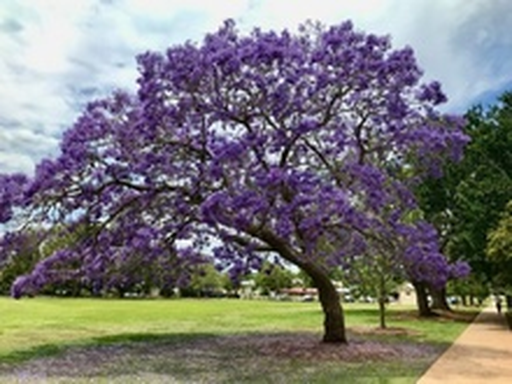
%> input picture cpp proyects/jacaranda.jpg (cropped and resized to the size of MATLAB's example picture), 512 x 384 px, given in place of peppers.png, which was not available
$ octave Practica_7_v2.m   (GNU Octave 9; MATLAB toolbox functions it lacks are replaced by stand-ins)
%> lines starting %> are read from the running program, lines starting %| are printed output that depends on the picture; in (x1, y1, x2, y2) boxes, pixels count from 0 and x2, y2 are one past the last pixel; in counts of white or black regions, pixels touching at a corner belong together; the program's own positions count from 1; pictures that were not available may be replaced by others from this repository, and a replacement may not be noted
close all
warning off all

while(1)
    clc
    clear all
    disp("PRACTICA 7");
    %   LECTURA DE LA IMAGEN
    Imagen = imread('peppers.png');
%> Imagen is the input picture: size 384x512x3 uint8; mean R, G, B 122.9, 121, 120.2
    Imagen = rgb2gray(Imagen);
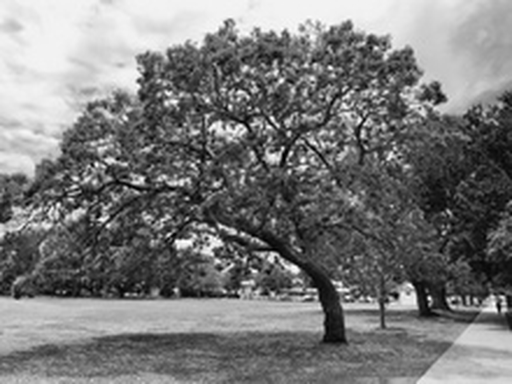
%> Imagen: size 384x512 uint8; min 0, max 255, mean 121.5
    % [4 lines of commented-out code are left out]
    min=256;
    max=0;

    %   CLASIFICACIÓN Y PREDICCIÓN
    [Filas, Columnas] = size(Imagen);
%> Filas = 384; Columnas = 512
    Imagen_Generada = zeros(Filas, Columnas);

    for IteradorFilas = 1: 9: Filas
        Imagen_Generada(IteradorFilas, :) = Imagen(IteradorFilas, :);
    end
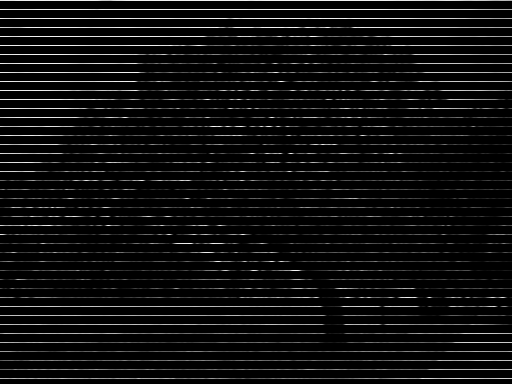
%> Imagen_Generada: size 384x512 double; min 0, max 254, mean 13.8

    for IteradorColumnas = 1: 9: Columnas
        Imagen_Generada(:, IteradorColumnas) = Imagen(:, IteradorColumnas);
    end
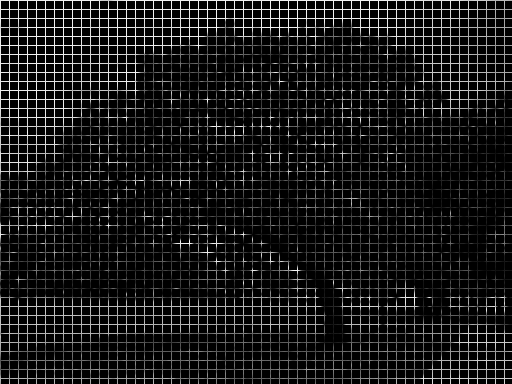
%> Imagen_Generada: size 384x512 double; 9.89% of pixels changed, all inside (x1, y1, x2, y2) = (0, 1, 505, 384)

    i = 2;
    j = 2;
    for Filas_Interior = 9: 9: Filas
        for Iterador_Columnas = 9: 9: Columnas
            i = 2 + Filas_Interior - 9;
            for i = i: 2: Filas_Interior
                j = 2 + Iterador_Columnas - 9;
                for j = j: 2: Iterador_Columnas

                    if ((i < Filas_Interior) && (j < Iterador_Columnas))
                        b1 = double(double((Imagen_Generada(i - 1, j - 1)) + double(Imagen_Generada(i - 1, j)) + double(Imagen_Generada(i - 1, j + 1)) + double(Imagen_Generada(i, j - 1)) + double(Imagen_Generada(i + 1, j - 1))) / 5);
                        b2 = double((Imagen_Generada(i - 1, j) + Imagen_Generada(i - 1, j + 1) + int64(b1)) / 3);
                        b3 = double((Imagen_Generada(i, j - 1) + Imagen_Generada(i + 1, j - 1) + int64(b1) + int64(b2)) / 4); %[Imagen_Generada(i + 1, j - 1)]
                        b4 = double((int64(b1) + int64(b2) + int64(b3)) / 3);

                        Imagen_Generada(i, j) = int64(b1);
                        Imagen_Generada(i, j + 1) = int64(b2);
                        Imagen_Generada(i + 1, j) = int64(b3);
                        Imagen_Generada(i + 1, j + 1) = int64(b4);
                    end
                end
            end
        end
    end
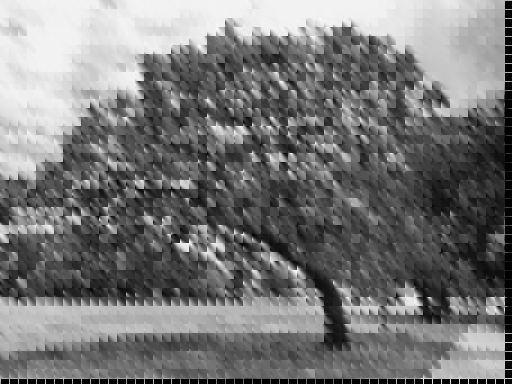
%> Imagen_Generada: size 384x512 double; min 0, max 255, mean 119.7
%> after the loop, b1 = 185.2; b2 = 186; b3 = 185; b4 = 185

    % figure(2)
    % imshow(uint8(Imagen_Generada));
    % title('Imagen generada (P)')
    Imagen_Restada = (double(Imagen) - Imagen_Generada);
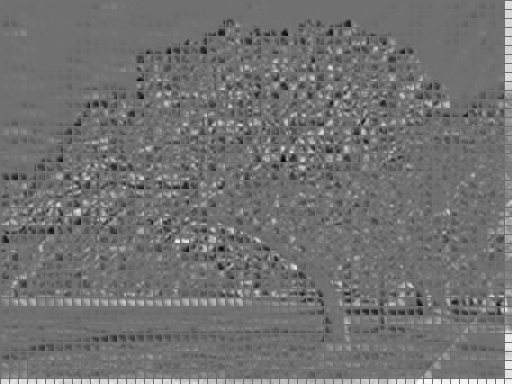
%> Imagen_Restada: size 384x512 double; min -185, max 233, mean 1.8; drawn with min black and max white
    Imagen_Mostrar = Imagen_Restada;

    for i = 1: Filas
        for j = 1: Columnas
            if Imagen_Mostrar(i, j) < 0
               Imagen_Mostrar(i, j) = 128;
            end
        end
    end
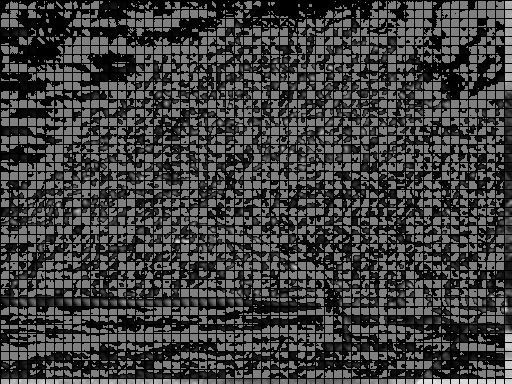
%> Imagen_Mostrar: size 384x512 double; min 0, max 233, mean 61.9

    % figure(3)
    % imshow(Imagen_Mostrar);
    % title('Imagen original - Imagen P')

    %   GENERACIÓN DE LA MATRIZ DE ERROR CUANTIFICADA (MEQ)
    Respuesta = input('Bits a reducir: ');
%> the answer given: 3

    for i = 1: Filas
        for j = 1: Columnas
            if min > Imagen_Restada(i, j)
                min = Imagen_Restada(i, j);
            end
            if max < Imagen_Restada(i, j)
                max = Imagen_Restada(i, j);
            end
        end
    end
%> after the loop, max = 233; min = -185

    Intervalos = double(double(max - min) / power(2, Respuesta)); % [Respuesta]
%> Intervalos = 52.25
    aux = zeros(Intervalos * power(2, Respuesta), 1);

    for i = 1: power(2, Respuesta)
        aux(i) = double(double(i * Intervalos));
    end
%> after the loop, aux = 418 values, max 418 at index 8, min 0 at index 9, mean 4.5


    %   GENERACIÓN DE LA MATRIZ DE ERROR CUANTIFICADA INVERSA (MEQ e-1)
    MEQ = zeros(Filas, Columnas);
    MEQ_1 = zeros(Filas, Columnas);

%> (the run ends here)
